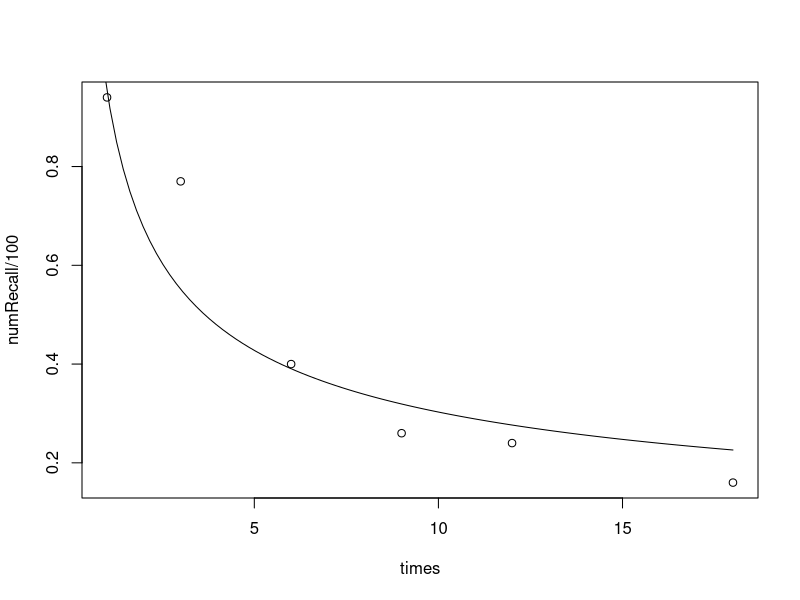

This figure's R source:
# Lecture 3 -- application of MLE to forgetting

# Murdock (1961) data

times = c(1,3,6,9,12,18) # retention intervals (in seconds)
numRecall = c(94, 77, 40, 26, 24, 16) # number of words correctly recalled

# put these into ONE data "frame"
X = data.frame(times, numRecall)

# first, we'll fit the power model

# define negative log likelihood (the thing we're minimizing)
# note: pars is actually a vector with two numbers (a,b)
nll.power = function(data, pars){ 
  a = pars[1]
  b = pars[2]
  t = data$times
  x = data$numRecall
  tmp1 = log(choose(100,x))
  tmp2 = x * log(a*t^b)
  tmp3 = (100-x) * log(1-a*t^b)
  return(-1*sum(tmp1 + tmp2 + tmp3))
}

# find minimum of NLL
# first, need a guess for initial values of a,b
# let's just try random numbers

a_init = runif(1) 
b_init = runif(1)

initPar = c(a_init, b_init) # collect a,b into one parameter vector

optim(par = initPar, 
      fn = nll.power,
      data = X)

# we'll want to extract the MLEs, so assign the optim into an object

model1 = optim(par = initPar, 
               fn = nll.power,
               data = X)

# let's plot on top of original data
# first, extract parameters, then plot
a = model1$par[1]
b = model1$par[2]

plot(numRecall/100 ~ times)
curve(a*x^b,
      from=0, to=18,
      add=T)

